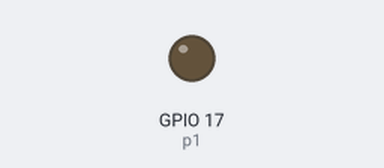
Bench run of a program on a simulated Raspberry Pi (BCM pin numbers). On the bench: output pins drawn as LEDs (lit = HIGH). At 20.0 s the program stops and its outputs stay as they are.

Above: at 0.1 s.
At 4.1 s:
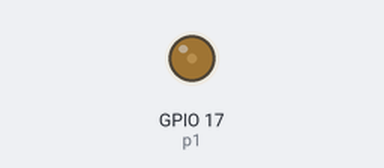
At 9.1 s:
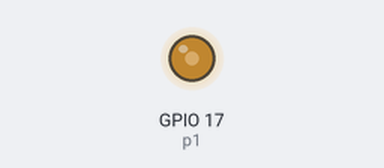
At 19.1 s:
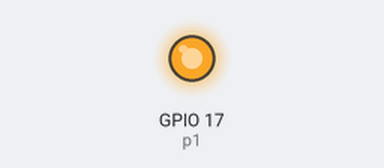
Timing chart, 0 to 21.5 s (numbered marks = the images above):
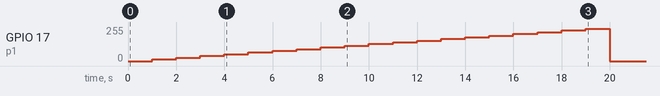

The program:

pwm.py
```python
#!/usr/bin/env python
# author: Powen Ko
import time, RPi.GPIO as GPIO

GPIO.setmode(GPIO.BCM)
GPIO.setup(17, GPIO.OUT)
p1 = GPIO.PWM(17,100)   # channel=17 frequency=100Hz
p1.start(0)

for dc in range (0,100,5):
    p1.ChangeDutyCycle(dc)
    time.sleep(1);

p1.stop()
GPIO.cleanup()
```

Measured:
- by itself, GPIO 17 (p1): rises from 0/255 to 242/255 in 18.0 s, then falls to 0/255 in 1.0 s
